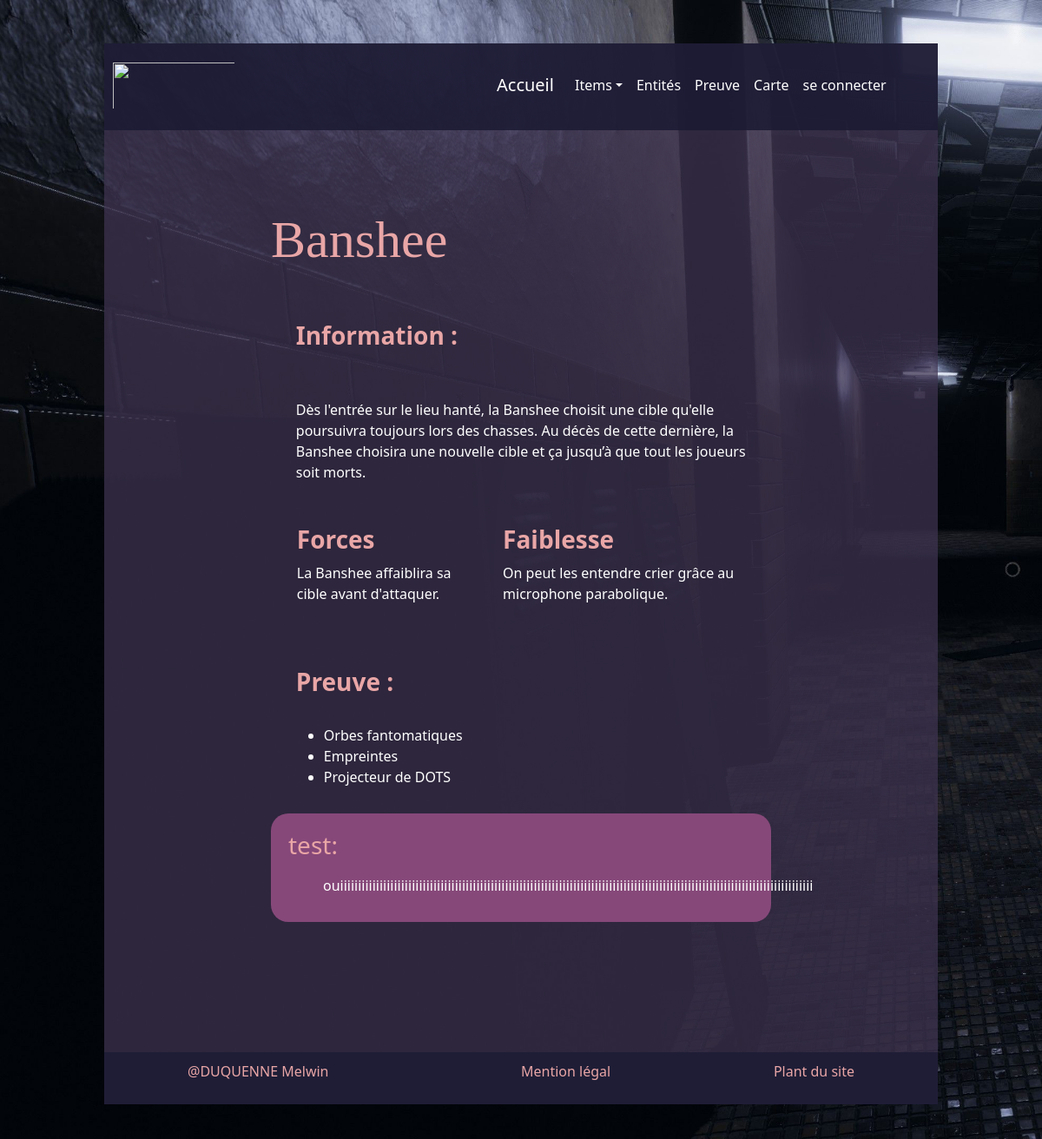
The app's page /php/entités_normal.php?entiteid=1 with its own data.
### tables this page shows
CREATE TABLE IF NOT EXISTS `entites` (
  `id` int NOT NULL AUTO_INCREMENT,
  `nom` varchar(75) NOT NULL,
  `info` text NOT NULL,
  `Forces` text NOT NULL,
  `Faiblesse` text NOT NULL,
  `Preuve` text NOT NULL,
  PRIMARY KEY (`id`)
);

CREATE TABLE IF NOT EXISTS `commentaire` (
  `id` int NOT NULL AUTO_INCREMENT,
  `pseudo` varchar(75) NOT NULL,
  `commentaire` text NOT NULL,
  `idpage` int NOT NULL,
  `id_art` int NOT NULL,
  PRIMARY KEY (`id`)
);

### php/entités_normal.php (the view, shortened to what this page needs)
<?php
 include ("top.php");
 require_once 'config.php';
?>
<?php
$servername ='localhost';
$username ='root';
$password ='';
$numeroid = $_GET['entiteid'];
$pdo = new PDO("mysql:host=$servername;dbname=phasmophobia", $username, $password);
$nom = $pdo->prepare("SELECT * FROM entites WHERE id = ?");
$nom->execute(array($numeroid));
$result1 = $nom->fetch();
?>
<div class="contenant">
    <div class="carré_content">
        <h1 class="nom_de_objet"><?php echo $result1['nom'];  ?></h1>
        <div class="objet_carré">
        <h3><strong>Information :</strong></h3>
        <br><br>
        <?php echo $result1['info'];?>
        <br><br><br>
        <table>
            <tr>
                <td>
                    <h3><strong>Forces</strong></h3>
                </td>
                <td style="padding-left: 30px">
                    <h3><strong>Faiblesse</strong></h3>
                </td>
            </tr>
            <tr>
                <td>
                <?php echo $result1['Forces'];?>
                </td>
                <td style="padding-left: 30px">
                <?php echo $result1['Faiblesse'];?>
                </td>
            </tr>
        </table>
        <br><br><br>
        <h3><strong>Preuve :</strong></h3>
        <br>
        <ul>
            <?php echo $result1['Preuve'];?>
        </ul>
        </div>
    </div>
    <?php $page = htmlspecialchars(3);
    $affichecommentaire = $bdd->prepare('SELECT pseudo, commentaire FROM commentaire WHERE idpage = :idpage AND id_art = :id_art');
    $affichecommentaire->execute(array(
        'idpage' => $page,
        'id_art' => $numeroid
    ));
    ?>
    <div class="partie_commentaire">
        <?php while($c = $affichecommentaire->fetch()) { ?>
            <div class="commentaire">
                <div class="in_commentaire">
                    <h3 style="color:#E9A6A6"><?= $c['pseudo']?>:</h3>
                    <div class="textcommentaire">
                        <?= $c['commentaire']?>
                    </div>
                    <div class="videcommentarie">
                    </div>
                </div>
            </div>
        <?php
                }
                ?>
    </div>
    <div class="carrévide">
    </div>
</div>
<?php
include ("bot.php");
?>

### css/principal.css (style rules this page uses)
strong { color: #E9A6A6; }
.entités_normal .contenant { width: 80%; height: auto; margin-left: auto; margin-right: auto; background-color: #3f3351b9; }
.carrévide { width: 100%; height: 150px; }
.carré_content { width: 60%; margin-left: auto; margin-right: auto; }
.nom_de_objet { color: #E9A6A6; font-family: "Titregr"; padding-top: 90px; font-size: 60px; }
.objet_carré { padding-top: 50px; color:white; width: 90%; margin-left: auto; margin-right: auto; }
.partie_commentaire { height: auto; width: 60%; margin-left: auto; margin-right: auto; }
.textcommentaire { color: white; padding-top: 10px; padding-left: 40px; }
.commentaire { background-color: #864879; height: auto; width: 100%; margin-top: 30px; border-radius: 20px; }
.in_commentaire { padding-top: 20px; padding-left: 20px; }
.videcommentarie { height: 30px; width: 100%; }

### records on screen
entites: nom "Banshee", info "Dès l'entrée sur le lieu hanté, la Banshee choisit une cible qu'elle poursuivra toujours lors des chasses. Au décès de cette dernière, la Banshee choisira une nouvelle cible et ça jusqu’à que tout les joueurs soit morts.", Forces "La Banshee affaiblira sa cible avant d'attaquer.", Faiblesse "On peut les entendre crier grâce au microphone parabolique.", Preuve "Orbes fantomatiques Empreintes Projecteur de DOTS"
commentaire: pseudo "test", commentaire "ouiiiiiiiiiiiiiiiiiiiiiiiiiiiiiiiiiiiiiiiiiiiiiiiiiiiiiiiiiiiiiiiiiiiiiiiiiiiiiiiiiiiiiiiiiiiiiiiiiiiiiiiiiiiiiiiiiiiiiiiiiiiiiiiiiiii"
